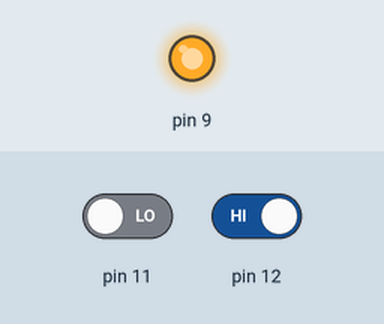
The sketch below on a simulated Arduino Uno, built with avr-gcc and run on an emulated ATmega328P. Parts: output pins drawn as LEDs (lit = HIGH). The test bench sets the inputs (shaded band); at power-on: pin 11 LOW, pin 12 HIGH.

Above: at 1.2 s.
1.3 s: pin 11 driven HIGH
At 1.7 s:
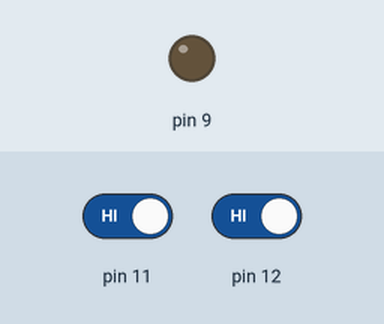
2.8 s: pin 11 driven LOW
At 4.0 s:
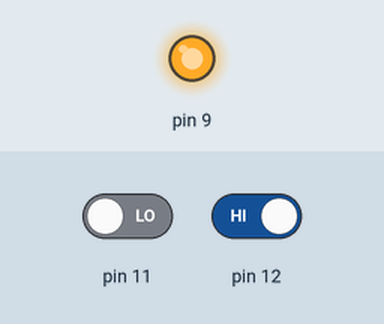
4.3 s: pin 12 driven LOW
At 5.1 s:
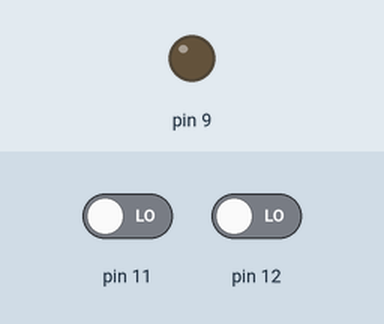
Timing chart, 0 to 7.3 s (numbered marks = the images above; inputs shaded):
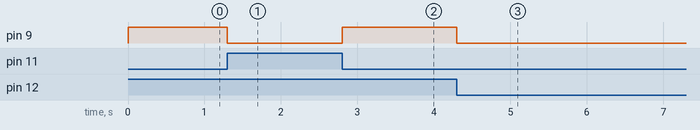

The sketch:

Logical_Operators.ino
```cpp
int x;
int y;
void setup()
{
 pinMode(9, OUTPUT);
 pinMode(11, INPUT);
 pinMode(12, INPUT);
}

void loop()
{
  x = digitalRead(11);
  y = digitalRead(12);
  if ((y == LOW) or (x == HIGH))
 {
   digitalWrite(9, LOW);
 }
 else
 {
   digitalWrite(9, HIGH);
 }
}
```

Measured:
- after the input at 1.3 s, pin 9: HIGH → LOW at once
- after the input at 2.8 s, pin 9: LOW → HIGH at once
- after the input at 4.3 s, pin 9: HIGH → LOW at once
